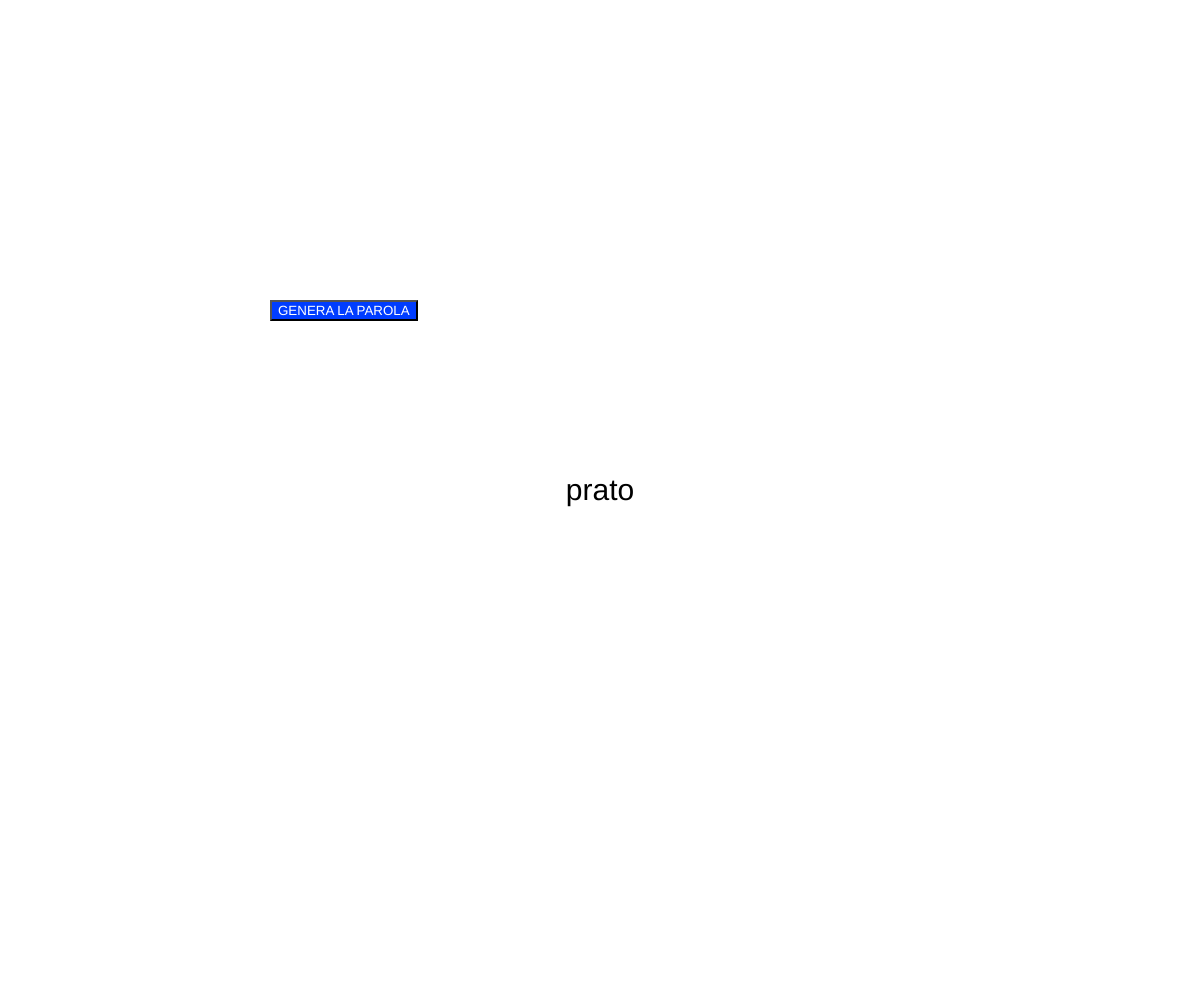
Frame 1 (no input)
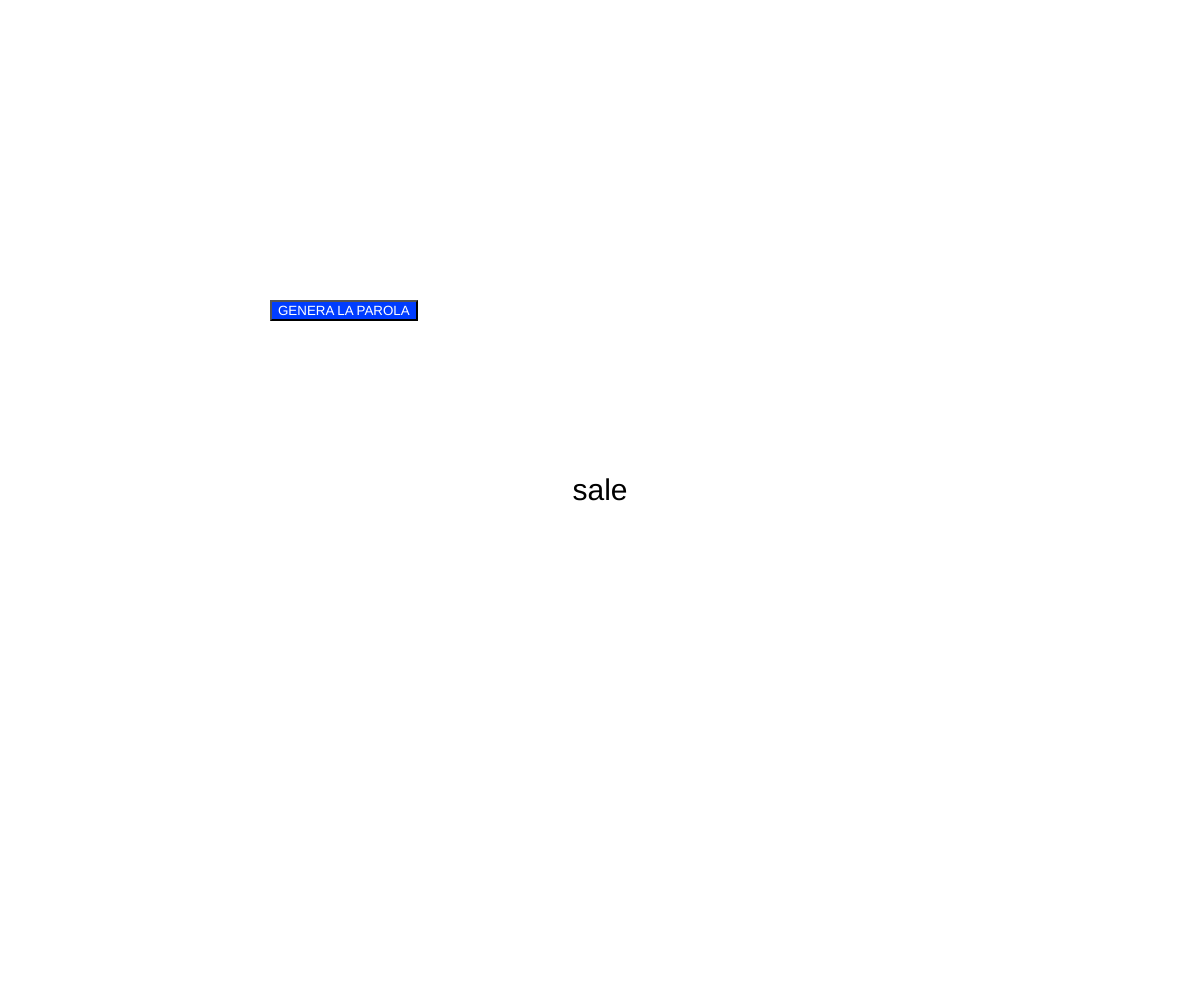
Frame 2 (the mouse pressed at the canvas centre, redrawn once)

The p5.js sketch that drew these frames (run headless with seeded random() and noise() and a simulated clock; the mouse was pressed at the canvas centre and the sketch redrawn once):

// p5.js sketch
// ── sketch.js
let dizionario = ["pallone", "astuccio", "penna", "bottiglia", "padella", "sale", "ciotola", "tavolo", "finestra", "casa", "cellulare", "bicchiere", "montagna", "tramonto", "codice", "università", "divano", "viola", "prato", "correre", "saltare", "inginocchiarsi", "lavare", "pulire", "studiare", "percorrere"];

let lettere = [];
let parolaNuova = [];
let parolafinale = [];
let button;

function setup() {
  createCanvas(windowWidth, windowHeight);
  button = createButton('GENERA LA PAROLA');
  let colButton = color(0,61,255);
  let colText = color(255);
  button.position(270, 300);
  button.mousePressed(generaParola);
  button.style("background-color", colButton);
  button.style("color", colText);
}

function draw() {
  background(255);
  translate(windowWidth / 2, windowHeight / 2);
  textSize(30);
  textAlign(CENTER);

  //estrae una parola
  let estrazione = random(dizionario);
  print("parola estratta: " + estrazione);
  text(estrazione, 0, 0);
  
  //separa le lettere della parola
  let separazione = split(estrazione, "");
  print("queste sono le lettere separate: "+ separazione); 
  
   for (let i = 0; i <= separazione.length - 1; i++) {
    append(parolaNuova, separazione[i]);
    //mescola gli elementi dell'array
    parolaNuova = sort(parolaNuova, separazione.length - 1);

    //toglie le virgole
    let separator = "";
    parolaFinale = join(parolaNuova, separator);
  }
  
  print("sono la parola nuova: " + parolaFinale);
  noLoop();

}

function generaParola() {
 text(parolaFinale, 0, 130);
}
